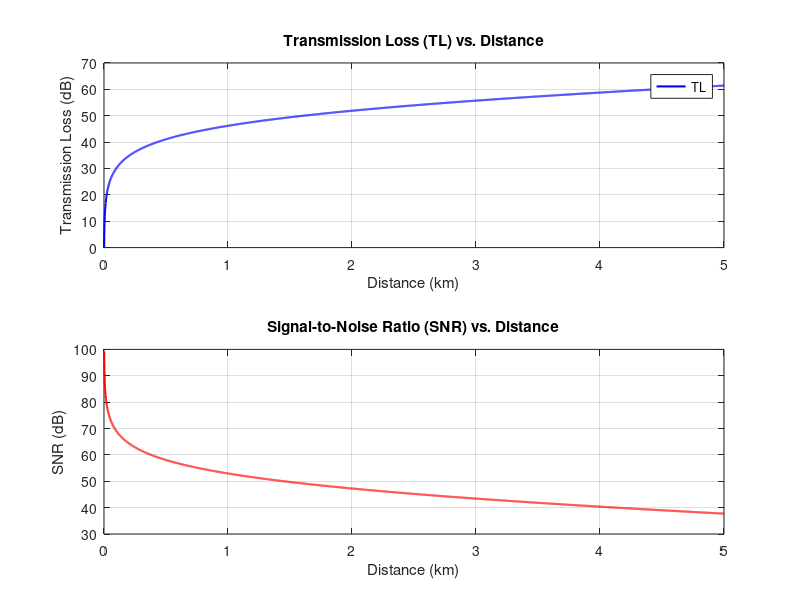

Write MATLAB code to recreate this figure. (Note: this script raises an error after producing the figure.)
% --- Simulation Parameters ---
frequency = 10; % Transmission frequency in kHz
distance = 1:1:5000; % Transmission distance vector from 1m to 5km
spreading_factor = 1.5; % Spreading factor (k)
shipping_activity = 0.5; % Shipping activity factor (s, 0 to 1)
wind_speed = 5; % Wind speed in m/s
source_level = 180; % Source Level in dB re 1 uPa
bandwidth = 3; % Bandwidth in kHz

% --- 1. Calculate Absorption Coefficient (Thorp's formula) ---
% This formula provides an empirical fit for absorption in dB/km.
alpha_dB_per_km = (0.11 * (frequency^2) / (1 + frequency^2)) +...
                  (44 * (frequency^2) / (4100 + frequency^2)) +...
                  (2.75e-4 * frequency^2) + 0.003;

% --- 2. Calculate Transmission Loss (TL) in dB ---
% TL(d,f) = k * 10 * log10(d) + d_km * alpha_dB_per_km
transmission_loss = spreading_factor * 10 * log10(distance) +...
                    (distance / 1000).* alpha_dB_per_km;

% --- 3. Calculate Ambient Noise Level (NL) in dB ---
% Power Spectral Densities (PSDs) in dB/Hz
N_shipping_psd = 40 + 20*(shipping_activity - 0.5) + ...
    26*log10(frequency) - 60*log10(frequency + 0.03);
N_waves_psd = 50 + 7.5*sqrt(wind_speed) + ...
    20*log10(frequency) - 40*log10(frequency + 0.4);
N_turbulence_psd = 27 - 30*log10(frequency);
N_thermal_psd = -27 + 20*log10(frequency);

% Convert PSDs from dB to linear scale, sum them, and convert back to dB
total_noise_linear = 10.^(N_shipping_psd/10) + ...
    10.^(N_waves_psd/10) + 10.^(N_turbulence_psd/10) + ...
    10.^(N_thermal_psd/10);
total_noise_psd_dB = 10*log10(total_noise_linear);

% Calculate total Noise Level by adding bandwidth factor
noise_level = total_noise_psd_dB + 10*log10(bandwidth * 1000);

% --- 4. Calculate Signal-to-Noise Ratio (SNR) in dB ---
% SNR = Source Level - Transmission Loss - Noise Level
snr = source_level - transmission_loss - noise_level;

% --- 5. Generate Charts and Graphs ---
figure('Name', 'Underwater Acoustic Channel Simulation');

% Plot Transmission Loss
subplot(2,1,1);
plot(distance/1000, transmission_loss, 'b-', 'LineWidth', 1.5);
title('Transmission Loss (TL) vs. Distance');
xlabel('Distance (km)');
ylabel('Transmission Loss (dB)');
grid on;
legend('TL');

% Plot SNR
subplot(2,1,2);
plot(distance/1000, snr, 'r-', 'LineWidth', 1.5);
title('Signal-to-Noise Ratio (SNR) vs. Distance');
xlabel('Distance (km)');
ylabel('SNR (dB)');
grid on;
hold on;
% Add a detection threshold line for reference
detection_threshold = 10;
yline(detection_threshold, '--k', 'LineWidth', 1);
hold off;
legend('SNR', 'Threshold');

% --- 6. Display Key Values in a Table ---
fprintf('\n--- Channel Simulation Results (f = %.1f kHz) ---\n', frequency);
fprintf('Absorption Coefficient: %.4f dB/km\n', alpha_dB_per_km);
fprintf('Calculated Noise Level: %.2f dB\n', noise_level);
fprintf('--------------------------------------\n');
fprintf('| Distance (km) | TL (dB) | SNR (dB) |\n');
fprintf('--------------------------------------\n');
% Display values at 1 km intervals
for i = 1000:1000:length(distance)
    fprintf('| %-13.1f | %-9.2f | %-9.2f |\n', ...
    distance(i)/1000, transmission_loss(i), snr(i));
end
fprintf('--------------------------------------\n');